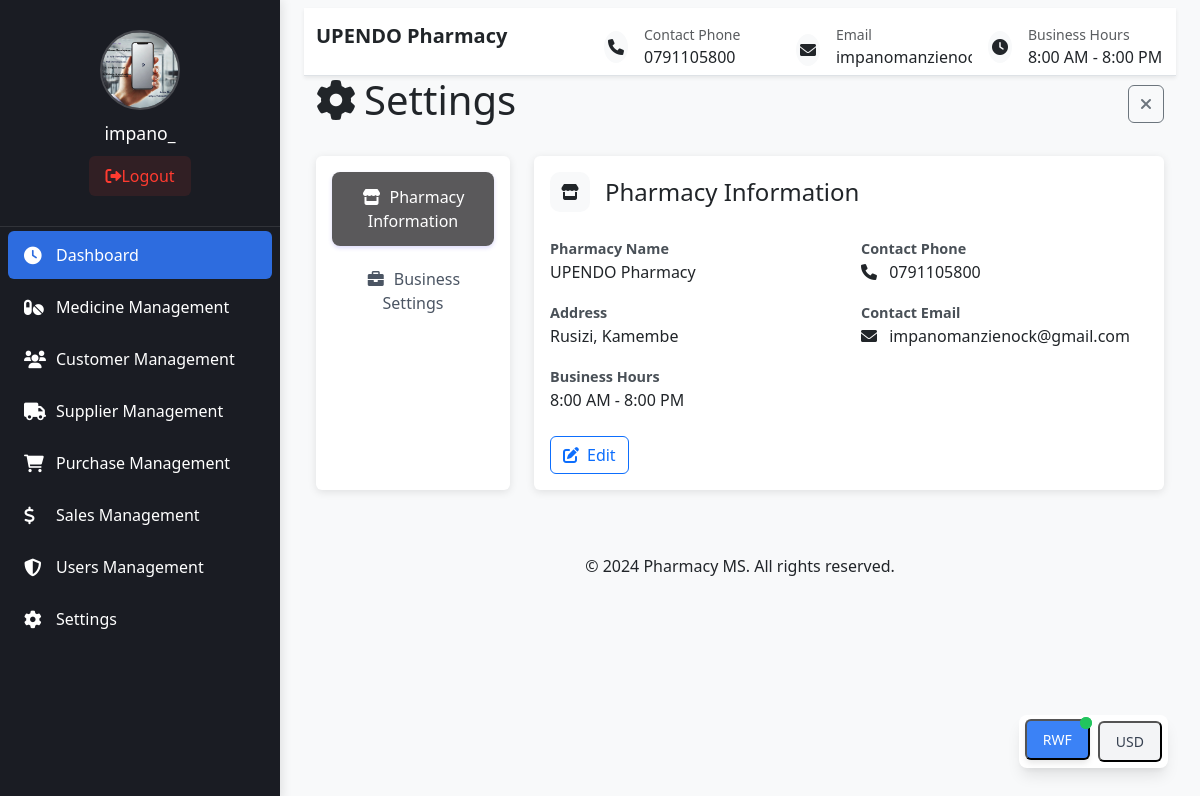
/admin_dash/settings-index/ (signed in), run on the app's committed database.
### authentication/models.py (models this page shows, shortened)
class PharmacyUser(AbstractBaseUser, PermissionsMixin):
    email = models.EmailField(unique=True)
    username = models.CharField(max_length=50, unique=True)
    pharmacy = models.ForeignKey(Pharmacy, related_name="users", on_delete=models.CASCADE)
    phone_number = models.CharField(max_length=15, unique=True, null=True)
    profile_picture = models.FileField(upload_to="pharmacy_users/", null=True, blank=True)
    date_joined = models.DateTimeField(auto_now_add=True)
    last_login = models.DateTimeField(auto_now=True)
    is_active = models.BooleanField(default=True)
    is_admin = models.BooleanField(default=False)
    is_superadmin = models.BooleanField(default=False)
    is_staff = models.BooleanField(default=False)
    is_verified = models.BooleanField(default=False)
    USERNAME_FIELD = "email"
    REQUIRED_FIELDS = ["username", "pharmacy"]
    objects = PharmacyUserManager()
    class Meta:
        permissions = [
            ("view_sales", "Can view pharmacy sales"),
            ("manage_sales", "Can manage pharmacy sales"),
            ("view_purchases", "Can view pharmacy purchases"),
            ("manage_purchases", "Can manage pharmacy purchases"),
            ("view_prescriptions", "Can view prescriptions"),
            ("manage_prescriptions", "Can manage prescriptions"),
            ("manage_users", "Can manage pharmacy staff"),
            ("view_customers", "Can view pharmacy customers"),
            ("manage_customers", "Can manage pharmacy customers"),
            ("view_reports", "Can view pharmacy reports"),
             ("view_suppliers", "Can view pharmacy suppliers"),
            ("manage_supplers", "Can manage pharmacy suplliers"),
            ("view_medicines", "Can view pharmacy medicines"),
            ("manage_medicines", "Can manage pharmacy medicines"),
            ("view_pharmacy_settings", "Can view pharmacy settings"),
            ("manage_pharmacy_settings", "Can manage pharmacy settings"),
        ]
    def has_perm(self, perm, obj=None):
        if self.is_superadmin:
            return True

class Pharmacy(models.Model):
    pharmacy_name = models.CharField(max_length=100)
    address = models.TextField(null=True, blank=True)
    contact_email = models.EmailField(null=True, blank=True)
    contact_phone = models.CharField(max_length=15, null=True, blank=True)
    registration_number = models.CharField(max_length=100, null=True, blank=True)
    license_number = models.CharField(max_length=100, null=True, blank=True)
    opening_hours = models.CharField(max_length=200, null=True, blank=True)

### useradmin/views/settings.py (the view)
# urls.py: path("", index, name="index"),
@pharmacy_permission_required('authentication.view_pharmacy_settings')
@require_http_methods(["GET"])
def index(request):
    languages = PharmacySettings.LANGUAGE_CHOICES
    currencies = PharmacySettings.CURRENCY_CHOICES
    settings = PharmacySettings.objects.all()
    return render(request, "settings.html", context={
        "settings": settings,
        "languages": languages,
        "currencies": currencies,
        "timezones": pytz.all_timezones,
    })

### useradmin/templates/settings.html (shortened to what this page needs)
{% extends "admin_dashboard.html" %}
{% load static %}
{% block main_content %}
<link rel="stylesheet" href="{%static 'css/settings.css'%}">
<div class="container-fluid">
    <div class="settings-header d-flex justify-content-between align-items-center mb-4">
            <div>
                <h3 class="display-6"> <i class="fa fa-gear me-2"></i>Settings</h3>
            </div>
            <div>
                <a onclick="window.history.back()"  class="btn btn-outline-secondary"> <i class="fa fa-close"></i></a>
            </div>
    </div>
    <div class="row">
            <div class="col-md-3">
                <div class="card settings-card mb-4">
                    <div class="card-body">
                        <div class="nav flex-column nav-pills" role="tablist">
                            <button class="nav-link active position-relative" data-bs-toggle="pill" data-bs-target="#pharmacy-info">
                                <i class="fas fa-store"></i>Pharmacy Information
                            </button>
                            <button class="nav-link position-relative" data-bs-toggle="pill" data-bs-target="#business-settings">
                                <i class="fas fa-briefcase"></i>Business Settings
                            </button>
                        </div>
                    </div>
                </div>
            </div>
        <div class="col-md-9">
            <div class="tab-content">
                <div class="tab-pane fade show active" id="pharmacy-info">
                    <div class="card settings-card">
                        <div class="card-body">
                            <div class="d-flex align-items-center mb-4">
                                <div class="settings-icon">
                                    <i class="fas fa-store"></i>
                                </div>
                                <h4 class="mb-0">Pharmacy Information</h4>
                            </div>
                            <div class="row">
                                <div class="col-md-6">
                                    <div class="mb-3">
                                        <span class="detail-label">Pharmacy Name</span>
                                        <p class="mb-1">{{ request.user.pharmacy.pharmacy_name }}</p>
                                    </div>
                                    <div class="mb-3">
                                        <span class="detail-label">Address</span>
                                        <p class="mb-1">{{ request.user.pharmacy.address|default:"Not specified" }}</p>
                                    </div>
                                </div>
                                <div class="col-md-6">
                                    <div class="mb-3">
                                        <span class="detail-label">Contact Phone</span>
                                        <p class="mb-1">
                                            <i class="fas fa-phone me-2"></i>
                                            {{ request.user.pharmacy.contact_phone|default:"Not specified" }}
                                        </p>
                                    </div>
                                    <div class="mb-3">
                                        <span class="detail-label">Contact Email</span>
                                        <p class="mb-1">
                                            <i class="fas fa-envelope me-2"></i>
                                            {{ request.user.pharmacy.contact_email|default:"Not specified" }}
                                        </p>
                                    </div>
                                </div>
                            </div>
                            <div class="mb-3">
                                <span class="detail-label">Business Hours</span>
                                <p class="mb-1">{{ request.user.pharmacy.opening_hours|default:"Not specified" }}</p>
                            </div>
                            <div class="mt-4">
                                <button class="btn btn-outline-primary edit-pharmacy" data-bs-toggle="modal" data-bs-target="#editPharmacyModal">
                                    <i class="fas fa-edit me-2"></i>Edit
                                </button>
                            </div>
                        </div>
                    </div>
                </div>
    </div>
</div>
{% endblock %}

### useradmin/templates/admin_dashboard.html
{% extends "base.html" %}
{% load static %}
{% block extra_css %}
<link rel="stylesheet" href="{% static 'css/admin_dashboard.css' %}">
{% endblock %}
{% block content %}
<div class="dashboard-container">
    <div class="sidebar-wrapper">
        {% include "sidebar.html" %}
    </div>
    <div class="main-content">
        <div class="bg-white shadow-sm border-bottom">
            <div class="container-fluid">
                <div class="row g-3">
                    <div class="col-12 col-lg-4">
                        <div class="d-flex align-items-center justify-content-center justify-content-lg-start">
                            <div class="text-center text-lg-start">
                                <h5 class="mb-0 fw-semibold">{{request.user.pharmacy.pharmacy_name}}</h5>
                            </div>
                        </div>
                    </div>
                    <div class="col-12 col-lg-8">
                        <div class="row g-3">
                            <div class="col-12 col-sm-6 col-lg-4">
                                <div class="d-flex align-items-center justify-content-center justify-content-lg-start">
                                    <div class="bg-light rounded-circle p-1 me-3">
                                        <i class="fas fa-phone"></i>
                                    </div>
                                    <div>
                                        <small class="text-muted d-block">Contact Phone</small>
                                        <span class="fw-medium">{{request.user.pharmacy.contact_phone}}</span>
                                    </div>
                                </div>
                            </div>
                            <div class="col-12 col-sm-6 col-lg-4">
                                <div class="d-flex align-items-center justify-content-center justify-content-lg-start">
                                    <div class="bg-light rounded-circle p-1 me-3">
                                        <i class="fas fa-envelope"></i>
                                    </div>
                                    <div class="overflow-hidden">
                                        <small class="text-muted d-block">Email</small>
                                        <span class="fw-medium text-truncate d-inline-block" style="max-width: 180px;">
                                            {{request.user.pharmacy.contact_email}}
                                        </span>
                                    </div>
                                </div>
                            </div>
                            <div class="col-12 col-sm-6 col-lg-4">
                                <div class="d-flex align-items-center justify-content-center justify-content-lg-start">
                                    <div class="bg-light rounded-circle p-1 me-3">
                                        <i class="fas fa-clock"></i>
                                    </div>
                                    <div>
                                        <small class="text-muted d-block">Business Hours</small>
                                        <span class="fw-medium">{{request.user.pharmacy.opening_hours}}</span>
                                    </div>
                                </div>
                            </div>
                        </div>
                    </div>
                </div>
            </div>
        </div>
        {% block main_content %}{% endblock %}
    </div>
</div>
{% endblock %}

### pharmacy_ms/templates/base.html (shortened to what this page needs)
{%load static%}
<!DOCTYPE html>
<html lang="en">
  <head>
    <link
      href="https://cdn.jsdelivr.net/npm/bootstrap@5.3.0/dist/css/bootstrap.min.css"
      rel="stylesheet"
    />
    <link
    href="{%static 'index.css'%}"
    rel="stylesheet"
  />
    <link href="//maxcdn.bootstrapcdn.com/font-awesome/4.2.0/css/font-awesome.min.css" rel="stylesheet"/>
    <link href="https://cdnjs.cloudflare.com/ajax/libs/font-awesome/5.15.4/css/all.min.css" rel="stylesheet"/>
    <link href="https://cdnjs.cloudflare.com/ajax/libs/font-awesome/6.0.0/css/all.min.css" rel="stylesheet">
    <link rel="stylesheet" href="{%static 'plugins/jackocnr-intl-tel-input-ece31e1/build/css/intlTelInput.css'%}">
    <link rel="stylesheet" href="https://code.jquery.com/ui/1.14.1/themes/base/jquery-ui.css">
    <link href="https://cdnjs.cloudflare.com/ajax/libs/select2/4.0.13/css/select2.min.css" rel="stylesheet" />
    <link href="https://cdn.jsdelivr.net/npm/select2-bootstrap-5-theme@1.3.0/dist/select2-bootstrap-5-theme.min.css" rel="stylesheet">
    {% block extra_css %}{% endblock %}
  </head>
  <body>
    {% block content %}
    {%endblock%}
     {%if request.user.is_authenticated%}
     <div class="currency-switcher">
      <div class="currency-container">
        <button
          id="rwf-button"
          class="currency-button active"
          onclick="handleCurrencyClick(this, 'RWF')"
        >
          RWF
          <span class="currency-indicator"></span>
        </button>
        <button
          id="usd-button"
          class="currency-button"
          onclick="handleCurrencyClick(this, 'USD')"
        >
          USD
        </button>
      </div>
    </div>
     {%endif %}
    <footer class="bg-light py-3 mt-5">
      <div class="container text-center">
        <p class="mb-0">© 2024 Pharmacy MS. All rights reserved.</p>
      </div>
    </footer>
  </body>
</html>

### useradmin/templates/sidebar.html (shortened to what this page needs)
{% load static %}
<link rel="stylesheet" href="{% static 'css/sidebar.css' %}">
<aside class="sidebar">
    <div class="sidebar-profile">
        <div class="profile-desktop">
            <img src="{{request.user.profile_picture.url}}" alt="User Profile" class="profile-avatar">
            <div class="profile-info">
                <span class="username">{{ request.user.username }}</span>
                <a href="{% url 'logout' %}" class="logout-btn">
                    <i class="fas fa-sign-out-alt"></i> Logout
                </a>
            </div>
        </div>
    </div>
    <nav class="sidebar-nav">
        <ul class="nav-menu">
            <li class="nav-item {% if active_tab == 'dash' %}active{% endif %}">
                <a href="{% url 'admin_dash' %}?tab=dash">
                    <i class="fa fa-clock"></i>
                    <span>Dashboard</span>
                </a>
            </li>
            <li class="nav-item {% if active_tab == 'medicine' %}active{% endif %}">
                <a href="{% url 'medicine' %}?tab=medicine">
                    <i class="fa fa-pills"></i>
                    <span>Medicine Management</span>
                </a>
            </li>
            <li class="nav-item {% if active_tab == 'customer' %}active{% endif %}">
                <a href="{% url 'customer' %}?tab=customer">
                    <i class="fa fa-users"></i>
                    <span>Customer Management</span>
                </a>
            </li>
            <li class="nav-item {% if active_tab == 'supplier' %}active{% endif %}">
                <a href="{% url 'supplier' %}?tab=supplier">
                    <i class="fa fa-truck"></i>
                    <span>Supplier Management</span>
                </a>
            </li>
            <li class="nav-item {% if active_tab == 'purchase' %}active{% endif %}">
                <a href="{% url 'purchase' %}?tab=purchase">
                    <i class="fa fa-shopping-cart"></i>
                    <span>Purchase Management</span>
                </a>
            </li>
            <li class="nav-item {% if active_tab == 'sales' %}active{% endif %}">
                <a href="{% url 'sales' %}?tab=sales">
                    <i class="fas fa-dollar-sign"></i>
                    <span>Sales Management</span>
                </a>
            </li>
            {% if request.user.is_admin%}
            <li class="nav-item {% if active_tab == 'users' %}active{% endif %}">
                <a href="{% url 'users-index' %}?tab=users">
                    <i class="fas fa-shield"></i>
                    <span>Users Management</span>
                </a>
            </li>
            <li class="nav-item {% if active_tab == 'settings' %}active{% endif %}">
                <a href="{% url 'settings-index' %}?tab=settings">
                    <i class="fas fa-gear"></i>
                    <span>Settings</span>
                </a>
            </li>
            {%endif%}
        </ul>
    </nav>
</aside>

### data on the page
PharmacyUser: user.profile_picture (picture), user.username "impano_", user.pharmacy.pharmacy_name "UPENDO Pharmacy", user.pharmacy.contact_phone "0791105800", user.pharmacy.contact_email "impanomanzienock@…", user.pharmacy.opening_hours "8:00 AM - 8:00 PM", user.pharmacy.address "Rusizi, Kamembe", user.pharmacy.contact_email "impanomanzienock@gmail.com"
